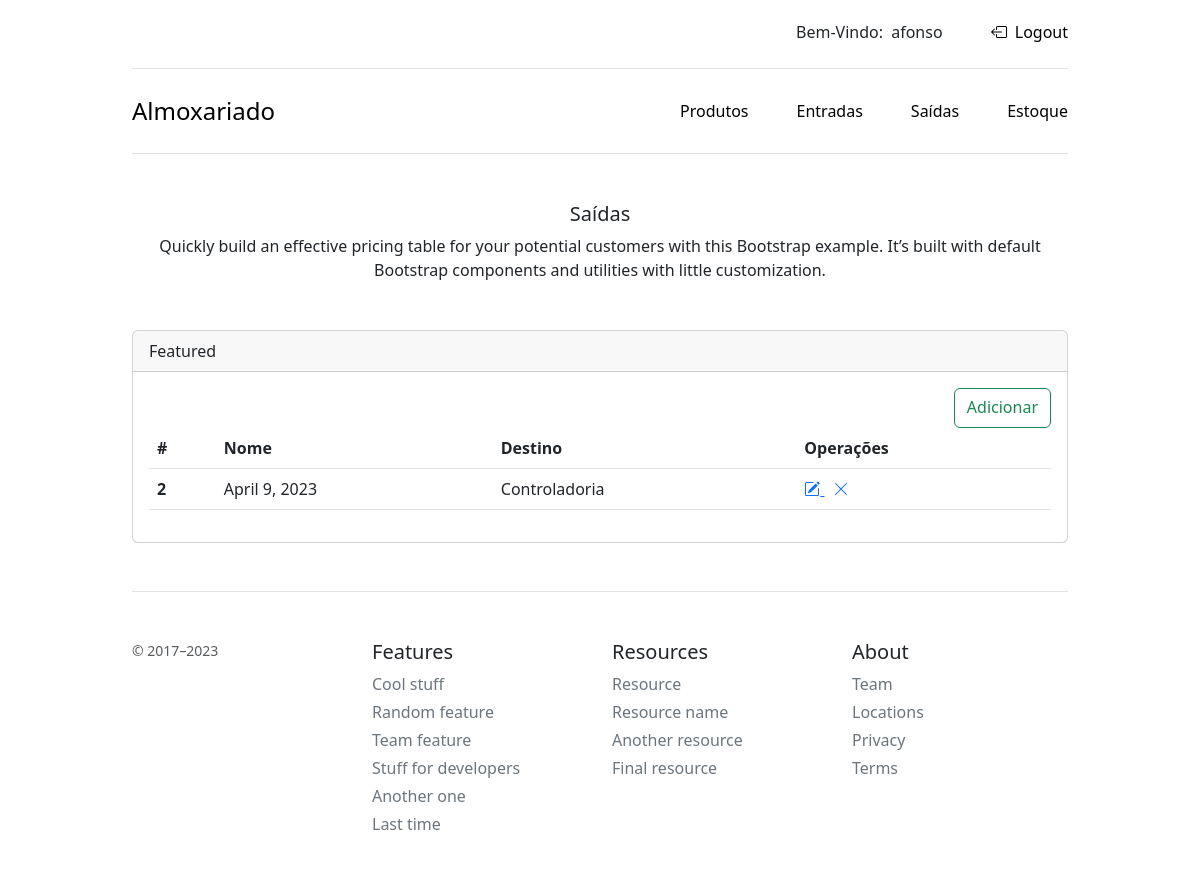
/saida/ (signed in), run on the app's committed database.
### almoxarifado/models.py (models this page shows, shortened)
class Saida(models.Model):
    destiny = models.CharField(max_length=255)
    date_create = models.DateField()
    requester = models.CharField(max_length=255)

### almoxarifado/views.py (the view)
# urls.py: path('saida/', saida, name='saida'),
@login_required
def saida(request):
    saidas = Saida.objects.all()
    context = {
        'saidas': saidas,
    }
    return render(request, 'interface/saida/saida_page.html', context)

### almoxarifado/templates/interface/saida/saida_page.html (shortened to what this page needs)
{% extends 'interface/index/base.html' %}
{% block title %}
<div class="mx-auto text-center mt-5 mb-5">
    <h5>Saídas</h5>
    <p>Quickly build an effective pricing table for your potential customers
        with this Bootstrap example. It’s built with default Bootstrap components and utilities with little
        customization.</p>
</div>
{% endblock %}
{% block main %}
<div class="card">
    <div class="card-header">
        Featured
    </div>
    <div class="card-body">
        <a href="{% url 'saida_createPage' %}" class="btn btn-outline-success float-end pb-2">Adicionar</a>
        <table class="table">
            <thead>
            <tr>
                <th scope="col">#</th>
                <th scope="col">Nome</th>
                <th scope="col">Destino</th>
                <th scope="col">Operações</th>
            </tr>
            </thead>
            <tbody>
            {% for saida in saidas %}
            <tr>
                <th scope="row">{{ saida.id }}</th>
                <td>{{ saida.date_create }}</td>
                <td>{{ saida.destiny }}</td>
                <td>
                    <a href="{% url 'saida_edit' saida.id %}" class="pe-2">
                    </a>
                    <a href="{% url 'saida_delete' saida.id %}">
                        <svg xmlns="http://www.w3.org/2000/svg" width="16" height="16" fill="currentColor"
                             class="bi bi-x-lg" viewBox="0 0 16 16">
                            <path d="M2.146 2.854a.5.5 0 1 1 .708-.708L8 7.293l5.146-5.147a.5.5 0 0 1 .708.708L8.707 8l5.147 5.146a.5.5 0 0 1-.708.708L8 8.707l-5.146 5.147a.5.5 0 0 1-.708-.708L7.293 8 2.146 2.854Z"/>
                        </svg>
                    </a>
                </td>
            </tr>
            {% endfor %}
            </tbody>
        </table>
    </div>
</div>
{% endblock %}

### almoxarifado/templates/interface/index/base.html (shortened to what this page needs)
<!doctype html>
<html lang="pt-br" data-bs-theme="auto">
<head>
    <link href="https://cdn.jsdelivr.net/npm/bootstrap@5.3.0-alpha3/dist/css/bootstrap.min.css" rel="stylesheet"
>
    {% load static %}
    <link rel="stylesheet" href="{% static 'css/almoxarifado.css' %}">
</head>
<body>
<div class="container py-3">
    <header>
        <div class="d-flex flex-column flex-md-row align-items-center pb-1 mb-4 border-bottom">
            <nav class="d-inline-flex mt-1 mt-md-0 ms-md-auto">
                <p class="py-1 me-5">
                    Bem-Vindo:
                    <spn class="ps-1">{{ user.username }}</spn>
                </p>
                <a class="py-1 link-body-emphasis text-decoration-none" href="{% url 'logout' %}">
                    <spn class="ps-1">Logout</spn>
                </a>
            </nav>
        </div>
        <div class="d-flex flex-column flex-md-row align-items-center pb-4 mb-1 border-bottom">
            <a href="/" class="d-flex align-items-center link-body-emphasis text-decoration-none">
                <span class="fs-4">Almoxariado</span>
            </a>
            <nav class="d-inline-flex mt-1 mt-md-0 ms-md-auto">
                <a class="me-5 py-1 link-body-emphasis text-decoration-none" href="{% url 'produto' %}">Produtos</a>
                <a class="me-5 py-1 link-body-emphasis text-decoration-none" href="{% url 'entrada' %}">Entradas</a>
                <a class="me-5 py-1 link-body-emphasis text-decoration-none" href="{% url 'saida' %}">Saídas</a>
                <a class="py-1 link-body-emphasis text-decoration-none" href="{% url 'estoque' %}">Estoque</a>
            </nav>
        </div>
        {% block title %}
        {% endblock %}
    </header>
    <main>
        {% block main %}
        {% endblock %}
    </main>
    <footer class="pt-4 my-md-5 pt-md-5 border-top">
        <div class="row">
            <div class="col-12 col-md">
                <small class="d-block mb-3 text-body-secondary">&copy; 2017–2023</small>
            </div>
            <div class="col-6 col-md">
                <h5>Features</h5>
                <ul class="list-unstyled text-small">
                    <li class="mb-1"><a class="link-secondary text-decoration-none" href="#">Cool stuff</a></li>
                    <li class="mb-1"><a class="link-secondary text-decoration-none" href="#">Random feature</a></li>
                    <li class="mb-1"><a class="link-secondary text-decoration-none" href="#">Team feature</a></li>
                    <li class="mb-1"><a class="link-secondary text-decoration-none" href="#">Stuff for developers</a>
                    </li>
                    <li class="mb-1"><a class="link-secondary text-decoration-none" href="#">Another one</a></li>
                    <li class="mb-1"><a class="link-secondary text-decoration-none" href="#">Last time</a></li>
                </ul>
            </div>
            <div class="col-6 col-md">
                <h5>Resources</h5>
                <ul class="list-unstyled text-small">
                    <li class="mb-1"><a class="link-secondary text-decoration-none" href="#">Resource</a></li>
                    <li class="mb-1"><a class="link-secondary text-decoration-none" href="#">Resource name</a></li>
                    <li class="mb-1"><a class="link-secondary text-decoration-none" href="#">Another resource</a></li>
                    <li class="mb-1"><a class="link-secondary text-decoration-none" href="#">Final resource</a></li>
                </ul>
            </div>
            <div class="col-6 col-md">
                <h5>About</h5>
                <ul class="list-unstyled text-small">
                    <li class="mb-1"><a class="link-secondary text-decoration-none" href="#">Team</a></li>
                    <li class="mb-1"><a class="link-secondary text-decoration-none" href="#">Locations</a></li>
                    <li class="mb-1"><a class="link-secondary text-decoration-none" href="#">Privacy</a></li>
                    <li class="mb-1"><a class="link-secondary text-decoration-none" href="#">Terms</a></li>
                </ul>
            </div>
        </div>
    </footer>
</div>
</body>
</html>

### static/css/almoxarifado.css (style rules this page uses)
.container { max-width: 960px; }

### almoxarifado/templates/interface/index/base.html (style rules this page uses)
.bi { vertical-align: -.125em; fill: currentColor; }

### data on the page
Saida: id "2", date_create "April 9, 2023", destiny "Controladoria"

### other printed values
{{ user.username }} "afonso"
